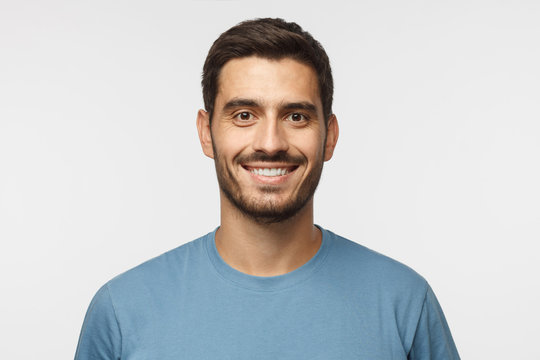
#> input picture Object_Detection_with_OpenCV/face_sample.jpg, 540 x 360 px, found by its file name
$ python main.py
#> lines starting #> are read from the running program, lines starting #| are printed output that depends on the picture; after the words box and inside, x2 and y2 are one past the last pixel; in counts of white or black regions, pixels touching at a corner belong together
import cv2


# Face Detection with Haar Cascades
face_cascade = cv2.CascadeClassifier(cv2.data.haarcascades + 'haarcascade_frontalface_default.xml')

img = cv2.imread(r"C:\Users\micha\OneDrive\Documents\2017codes\CV\Object_Detection_with_OpenCV\face_sample.jpg")
#> img is the input picture: shape (360, 540, 3); mean B, G, R 203.9, 202.8, 201.3
gray = cv2.cvtColor(img, cv2.COLOR_BGR2GRAY)
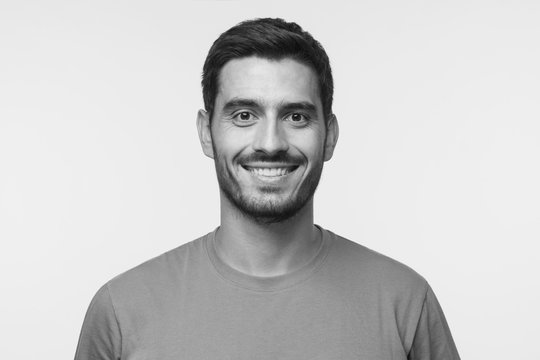
#> gray: shape (360, 540); min 6, max 254, mean 202.5

faces = face_cascade.detectMultiScale(gray, scaleFactor=1.1, minNeighbors=5)
#> faces = [[194, 56, 152, 152]]
for (x, y, w, h) in faces:
    cv2.rectangle(img, (x, y), (x+w, y+h), (255, 0, 0), 2)
#> this loop made 1 pass
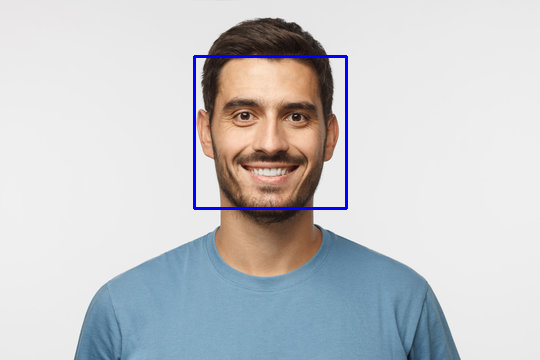
#> img: shape (360, 540, 3); 0.94% of pixels changed, all inside (x1, y1, x2, y2) = (193, 55, 348, 210)

cv2.imshow('Detected Faces', img)
cv2.waitKey(0)
cv2.destroyAllWindows()


# Pedestrian Detection with HOG + SVM

hog = cv2.HOGDescriptor()
hog.setSVMDetector(cv2.HOGDescriptor_getDefaultPeopleDetector())

img = cv2.imread(r"C:\Users\micha\OneDrive\Documents\2017codes\CV\Object_Detection_with_OpenCV\pedestrians.jpeg")
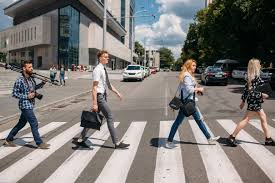
#> input picture Object_Detection_with_OpenCV/pedestrians.jpeg, 275 x 183 px, found by its file name
#> img is the input picture: shape (183, 275, 3); mean B, G, R 117.6, 120.8, 124.4
img = cv2.resize(img, (640, 480))
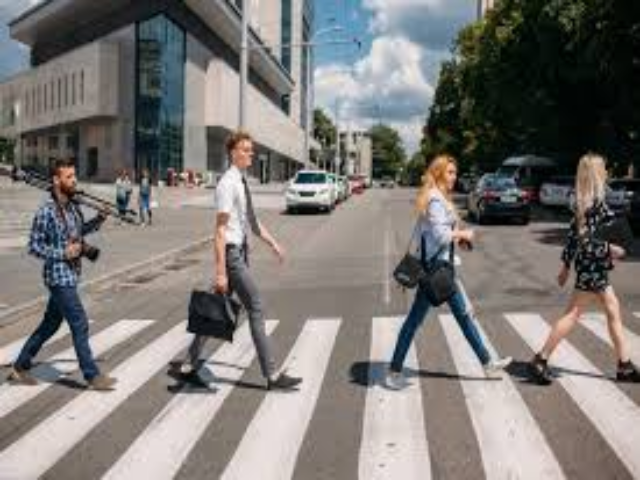
#> img: shape (480, 640, 3); mean B, G, R 117.5, 120.7, 124.2

(rects, weights) = hog.detectMultiScale(img, winStride=(8,8), padding=(8,8), scale=1.05)
#> rects = [[117, 119, 65, 130], [548, 116, 83, 166], [0, 120, 141, 298], [367, 128, 147, 293], [171, 104, 162, 324]]; weights = [0.216, 0.918, 0.68, 0.486, 0.655]
for (x, y, w, h) in rects:
    cv2.rectangle(img, (x, y), (x+w, y+h), (0, 255, 0), 2)
#> this loop made 5 passes
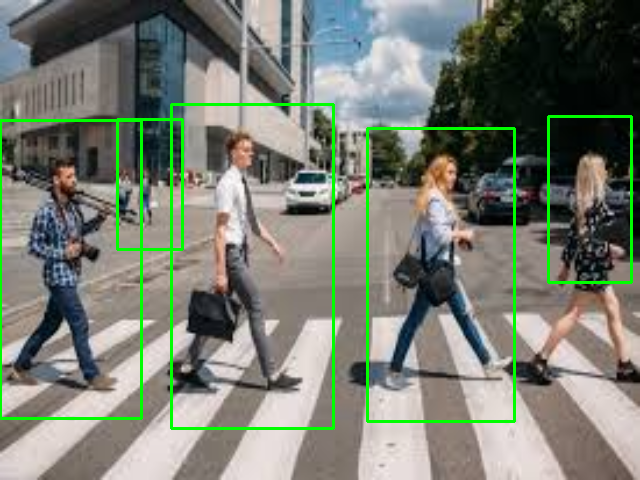
#> img: shape (480, 640, 3); 3.4% of pixels changed, all inside (x1, y1, x2, y2) = (0, 103, 633, 430)

cv2.imshow('Pedestrian Detection', img)
cv2.waitKey(0)
cv2.destroyAllWindows()


# Real-Time Detection with Webcam

import cv2

# Load cascade
face_cascade = cv2.CascadeClassifier(
    cv2.data.haarcascades + 'haarcascade_frontalface_default.xml'
)
if face_cascade.empty():
    raise IOError("Failed to load Haar cascade XML file")

# Open webcam
cap = cv2.VideoCapture(1)
if not cap.isOpened():
    raise RuntimeError("Cannot open webcam")

while True:
    ret, frame = cap.read()
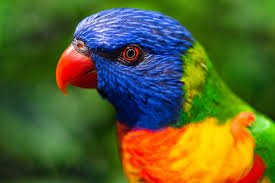
#> input picture images.jpeg, 275 x 183 px, given in place of the camera
#> frame is the input picture: shape (183, 275, 3); mean B, G, R 46.7, 98.1, 88.1
    if not ret:
        print("Failed to grab frame")
        break

    gray = cv2.cvtColor(frame, cv2.COLOR_BGR2GRAY)
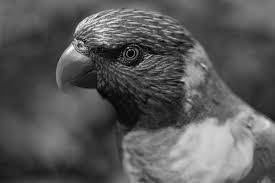
#> gray: shape (183, 275); min 1, max 253, mean 89.2
    faces = face_cascade.detectMultiScale(gray, 1.1, 4)
#> faces = ()

    for (x, y, w, h) in faces:
        cv2.rectangle(frame, (x, y), (x+w, y+h), (255, 0, 0), 2)
#> this loop made 0 passes

    cv2.imshow('Real-Time Face Detection', frame)

    if cv2.waitKey(1) & 0xFF == ord('q'):
#> (key q is pressed here)
        break

cap.release()
cv2.destroyAllWindows()
